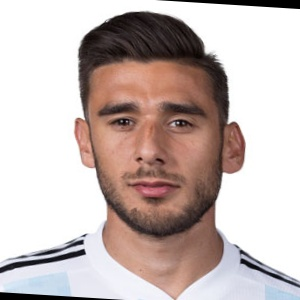
#> input picture Worked/Country/Argentina/EduardoSALVIO.jpg, 300 x 300 px; its folder holds 3 pictures in this run
$ python Combine.py
#> lines starting #> are read from the running program, lines starting #| are printed output that depends on the picture
import numpy as np
import cv2
import os

countries = os.listdir('Worked/Country/')
for country in countries:
	base = 'Worked/Country/' + country + '/'
	print(country)
	images = os.listdir(base)

	output 	= cv2.imread(base + images[0])
#> output is the input picture: shape (300, 300, 3); mean B, G, R 182.2, 185.5, 199.6
	image1 	= cv2.imread(base + images[1])
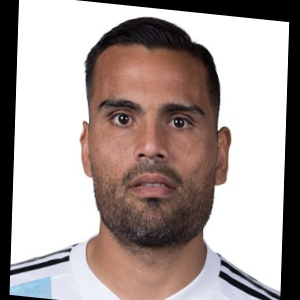
#> input picture Worked/Country/Argentina/GabrielMERCADO.jpg, 300 x 300 px
#> image1 is the input picture: shape (300, 300, 3); mean B, G, R 153.8, 157, 169.5

	cv2.addWeighted(image1, 1.0/len(images) , output, 1.0/len(images), 0, output)
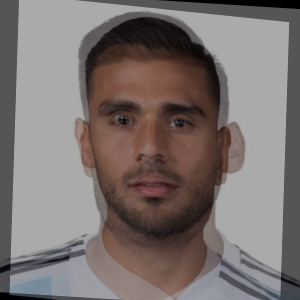
#> output: shape (300, 300, 3); mean B, G, R 112, 114.2, 123

	for i in range(2, len(images)):

		image1 = cv2.imread(base + images[i])
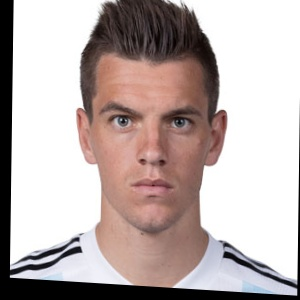
#> input picture Worked/Country/Argentina/GiovaniLOCELSO.jpg, 300 x 300 px
#> image1 is the input picture: shape (300, 300, 3); mean B, G, R 172.8, 175, 188
		cv2.addWeighted(image1, 1.0/len(images), output, 1, 0, output)
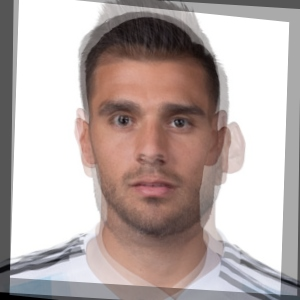
#> output: shape (300, 300, 3); mean B, G, R 169.6, 172.5, 185.7
#> (the run stopped early here; a loop or call above may not have finished)
